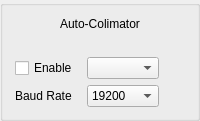
      <widget class="QGroupBox" name="groupBox_5">
       <property name="enabled">
        <bool>true</bool>
       </property>
       <property name="title">
        <string/>
       </property>
       <layout class="QVBoxLayout" name="verticalLayout_3">
        <property name="leftMargin">
         <number>9</number>
        </property>
        <property name="rightMargin">
         <number>9</number>
        </property>
        <item>
         <widget class="QLabel" name="label_13">
          <property name="text">
           <string>Auto-Colimator</string>
          </property>
          <property name="alignment">
           <set>Qt::AlignCenter</set>
          </property>
         </widget>
        </item>
        <item>
         <layout class="QHBoxLayout" name="horizontalLayout_3">
          <item alignment="Qt::AlignHCenter|Qt::AlignVCenter">
           <widget class="QLabel" name="label_11">
            <property name="sizePolicy">
             <sizepolicy hsizetype="Fixed" vsizetype="Fixed">
              <horstretch>0</horstretch>
              <verstretch>0</verstretch>
             </sizepolicy>
            </property>
            <property name="text">
             <string/>
            </property>
            <property name="pixmap">
             <pixmap>../../resources/img/elcomat.png</pixmap>
            </property>
            <property name="scaledContents">
             <bool>true</bool>
            </property>
           </widget>
          </item>
         </layout>
        </item>
        <item>
         <layout class="QGridLayout" name="gridLayout_5">
          <item row="1" column="1">
           <widget class="QComboBox" name="elcomat_baudrate_cmb">
            <property name="sizePolicy">
             <sizepolicy hsizetype="Preferred" vsizetype="Preferred">
              <horstretch>0</horstretch>
              <verstretch>0</verstretch>
             </sizepolicy>
            </property>
            <property name="currentIndex">
             <number>6</number>
            </property>
            <item>
             <property name="text">
              <string>300</string>
             </property>
            </item>
            <item>
             <property name="text">
              <string>600</string>
             </property>
            </item>
            <item>
             <property name="text">
              <string>1200</string>
             </property>
            </item>
            <item>
             <property name="text">
              <string>2400</string>
             </property>
            </item>
            <item>
             <property name="text">
              <string>4800</string>
             </property>
            </item>
            <item>
             <property name="text">
              <string>9600</string>
             </property>
            </item>
            <item>
             <property name="text">
              <string>19200</string>
             </property>
            </item>
           </widget>
          </item>
          <item row="0" column="0">
           <widget class="QCheckBox" name="elcomat_enable_chb">
            <property name="sizePolicy">
             <sizepolicy hsizetype="Maximum" vsizetype="Preferred">
              <horstretch>0</horstretch>
              <verstretch>0</verstretch>
             </sizepolicy>
            </property>
            <property name="text">
             <string>Enable</string>
            </property>
           </widget>
          </item>
          <item row="1" column="0">
           <widget class="QLabel" name="label_16">
            <property name="sizePolicy">
             <sizepolicy hsizetype="Maximum" vsizetype="Preferred">
              <horstretch>0</horstretch>
              <verstretch>0</verstretch>
             </sizepolicy>
            </property>
            <property name="text">
             <string>Baud Rate</string>
            </property>
           </widget>
          </item>
          <item row="0" column="1">
           <widget class="QComboBox" name="elcomat_port_cmb">
            <property name="sizePolicy">
             <sizepolicy hsizetype="Maximum" vsizetype="Preferred">
              <horstretch>0</horstretch>
              <verstretch>0</verstretch>
             </sizepolicy>
            </property>
           </widget>
          </item>
          <item row="0" column="2">
           <widget class="QLabel" name="elcomat_led_la">
            <property name="enabled">
             <bool>false</bool>
            </property>
            <property name="sizePolicy">
             <sizepolicy hsizetype="Fixed" vsizetype="Fixed">
              <horstretch>0</horstretch>
              <verstretch>0</verstretch>
             </sizepolicy>
            </property>
            <property name="minimumSize">
             <size>
              <width>16</width>
              <height>16</height>
             </size>
            </property>
            <property name="maximumSize">
             <size>
              <width>16</width>
              <height>16</height>
             </size>
            </property>
            <property name="text">
             <string/>
            </property>
            <property name="pixmap">
             <pixmap>../../resources/img/green_light.png</pixmap>
            </property>
            <property name="scaledContents">
             <bool>true</bool>
            </property>
            <property name="alignment">
             <set>Qt::AlignCenter</set>
            </property>
           </widget>
          </item>
         </layout>
        </item>
       </layout>
      </widget>
